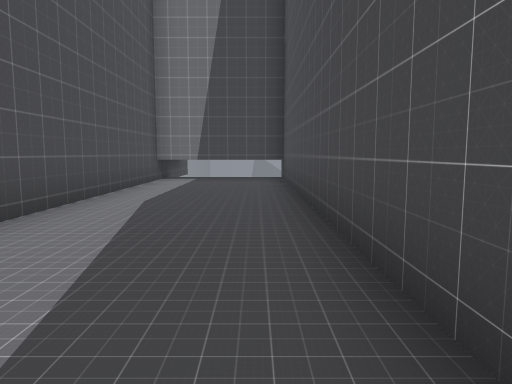
view 1 (above)

20 first-person views from a walk through a Godot game level. The camera is 1.4 m above the floor, tilts 6° down and sees 70° across. The floor is counted in squares, 2 m on a side. Each view is taken from the middle of a square. On the plan, view 1 faces up. The plan holds only what a view shows up to about 11 squares ahead; the rest is blank. The place goes on beyond the plan.

view 2
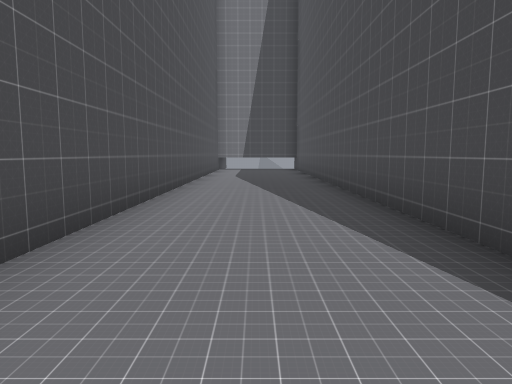

view 3
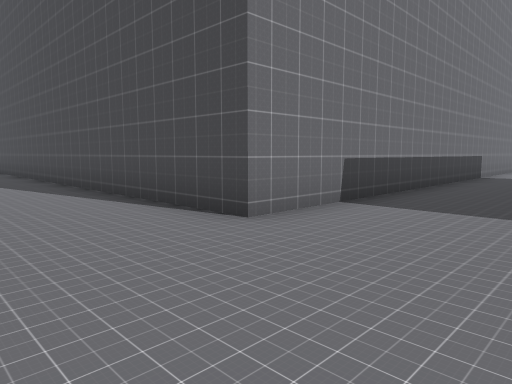

view 4
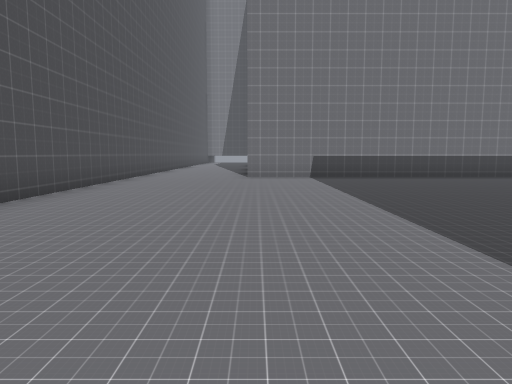

view 5
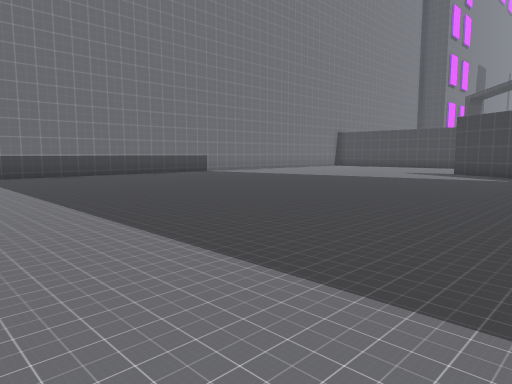

view 6
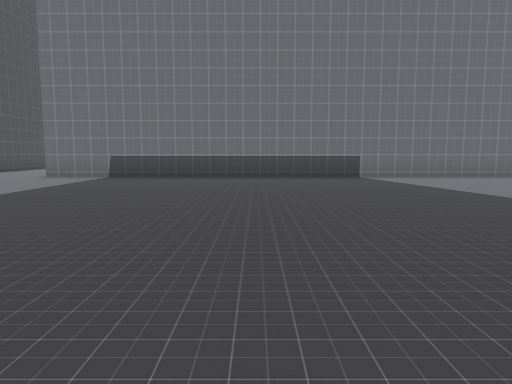

view 7
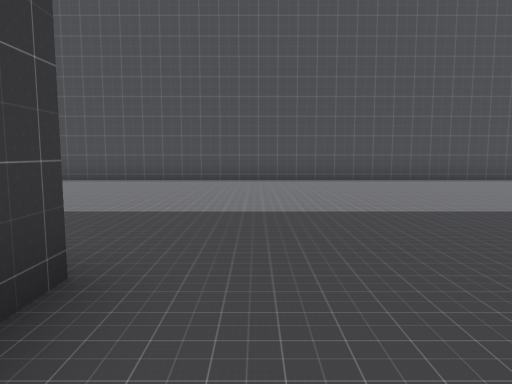

view 8
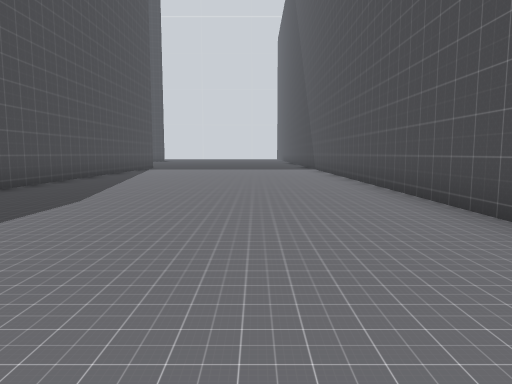

view 9
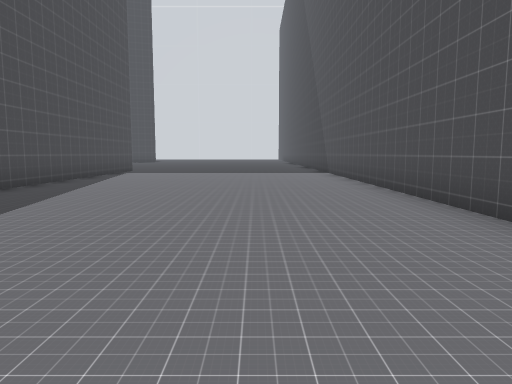

view 10
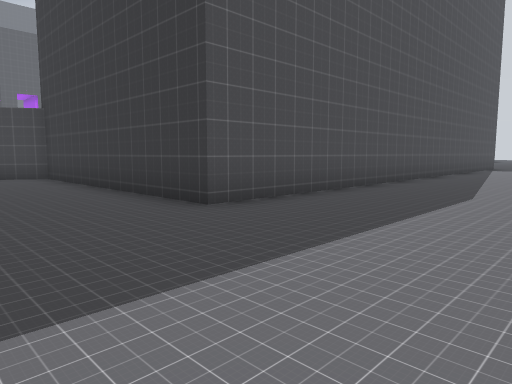

view 11
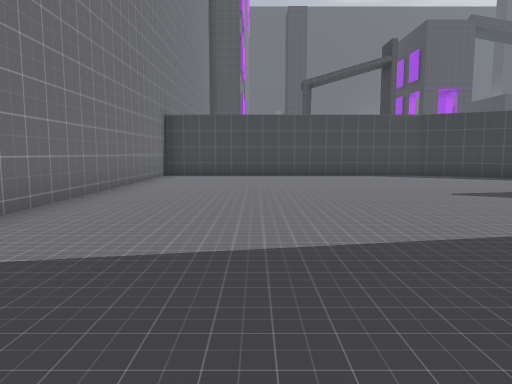

view 12
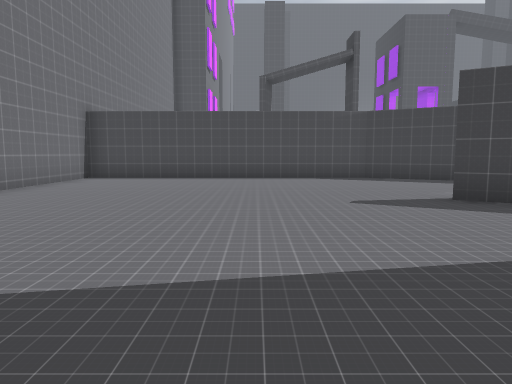

view 13
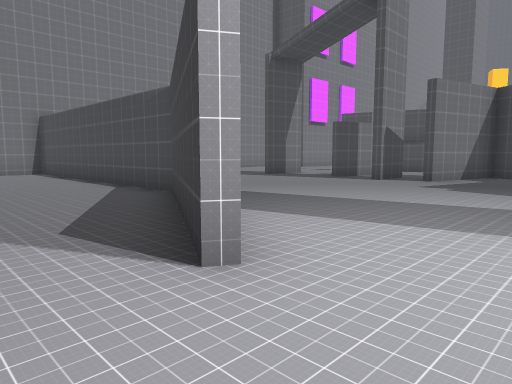

view 14
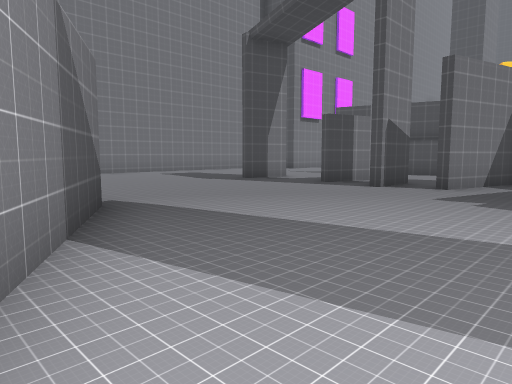

view 15
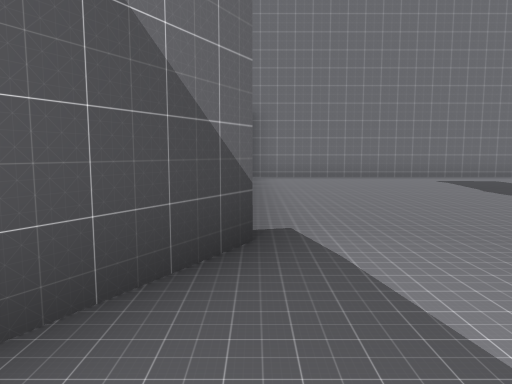

view 16
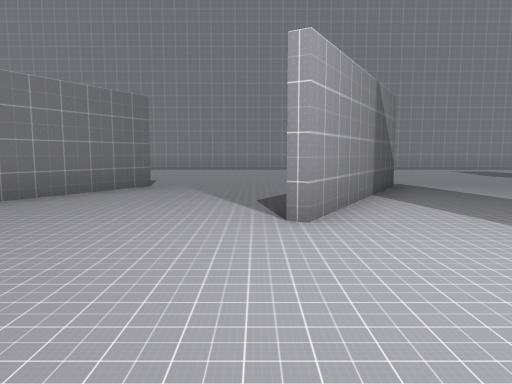

view 17
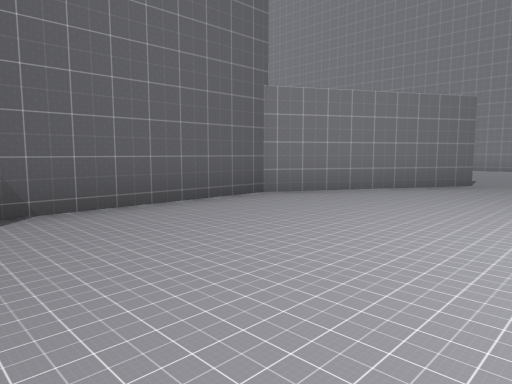

view 18
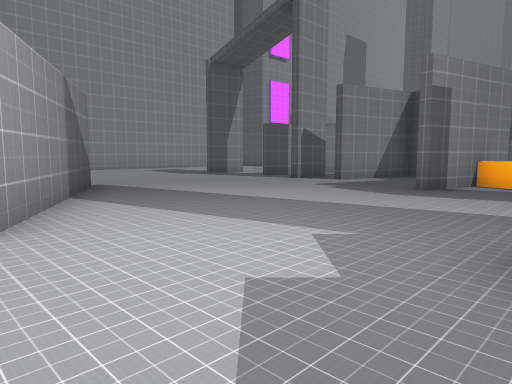

view 19
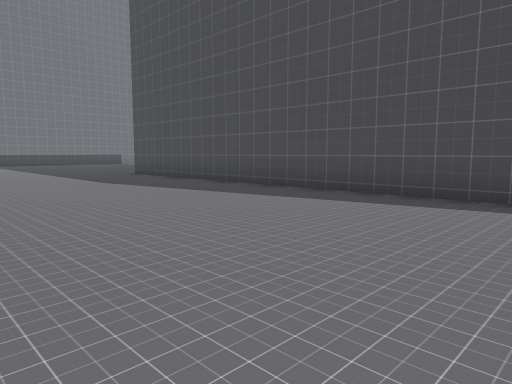

view 20
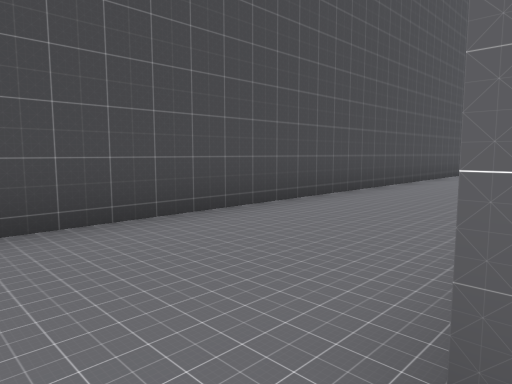

### Floor plan
Points are (right, up) in squares from view 1. A wall is a line through its corners. A room is listed if a view was taken in it or the views show most of it. See-through windows are left out.
Room 1 (views 1, 2, 3, 4, 5, 6, 7, 8, 9, 10, 11, 12, 13, 14, 15, 16, 17, 18, 19, 20)
walls: (14.8, -15.1) (12.4, -19.2) (12.4, -23.2); (17.3, -19.3) (19.6, -15.2) (19.6, -7.1) (0.8, -7.1) (0.8, 9.7) (-2.6, 9.7); (20, -15.1) (17.5, -19.4); (5, -31.1) (5, -19.1) (12.2, -19.1) (14.5, -14.9); (25.7, -21.5) (25.9, -20.8); (26.5, -16.5) (25.1, -16.5); (26.5, -17.9) (25.6, -17.6); (26.6, -15.2) (25.5, -14.9); (26.4, -12.7) (25.2, -12.4); (26.6, -21) (24.2, -20.4); (26.5, -7.1) (19.9, -7.1); (-2.6, 10.5) (-2.6, -31)

Where each view was taken, in squares from view 1:
view 1: 0 up, 0 right, facing up
view 2: 6 down, 1 left, facing up
view 3: 10 down, 2 left, facing up-right
view 4: 18 down, 1 right, facing up
view 5: 19 down, 1 right, facing up-right
view 6: 18 down, 7 right, facing up
view 7: 18 down, 7 right, facing left
view 8: 17 down, 0 right, facing down
view 9: 20 down, 0 right, facing down
view 10: 16 down, 1 right, facing down-right
view 11: 10 down, 8 right, facing right
view 12: 12 down, 9 right, facing right
view 13: 21 down, 16 right, facing up-right
view 14: 20 down, 18 right, facing up-right
view 15: 18 down, 20 right, facing up
view 16: 23 down, 17 right, facing up
view 17: 24 down, 17 right, facing up-left
view 18: 23 down, 17 right, facing up-right
view 19: 31 down, 1 left, facing up-right
view 20: 8 down, 1 right, facing up-left
